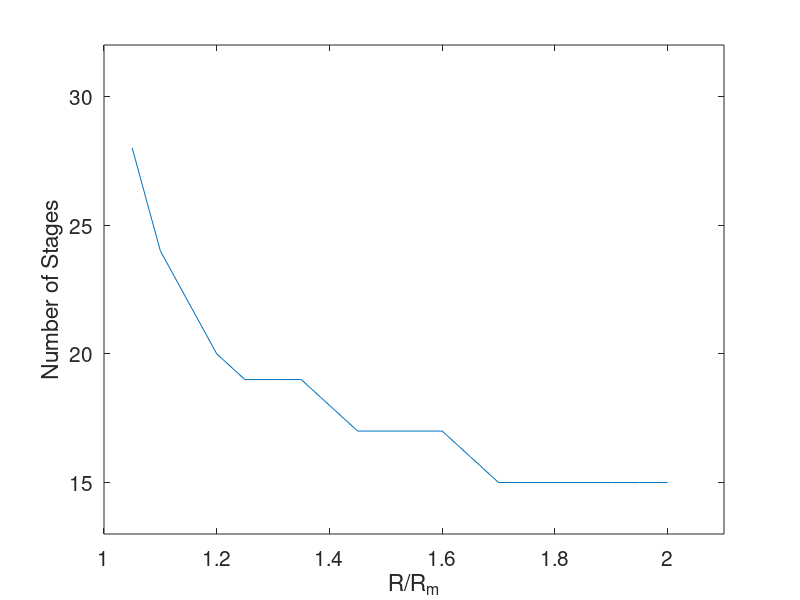

This chart was generated by the following MATLAB code:
warning off;
% Using McCabe Thiele Method

% Given Variable
x_f = 0.205663189;
x_d = 0.9;
x_w = 0.05;
q = 1;
alpha = 2.392509367;
efficiency = 0.7;
options = optimset('display' , 'off');

% plotting the 45 degree line for the equilibrium plot
%plot([0 1], [0 1],'k');
%grid on;
%hold on;
xlabel('Reflux Ratio');ylabel('Stages');

% The equilibrium curve and plotting it
y_eq = @(x) alpha * x / (1 - (1 - alpha) * x);
x_eq = @(y) y / (alpha + (1 - alpha) * y);
%fplot(y_eq, [0 1],'r',LineWidth=0.20);
%set(gca, 'xlim', [0 1]);
%set(gca, 'ylim', [0 1]);

% feed line or q line
q_slope = q / (q - 1);
q_intersept = -x_f / (q - 1);
q_eqn = @(x) q_slope * x + q_intersept;
if q > 1
    %fplot(q_eqn,[x_f y_eq(x_f)])
elseif q == 1
    %plot([x_f x_f],[x_f y_eq(x_f)],'b')
elseif q == 0
    %plot([x_eq(x_f) x_f],[x_f x_f],'b')
elseif q > 0 && q < 1
    %x_lim = fsolve(@(x) q_eqn(x) - y_eq(x),x_f,options);
    %fplot(q_eqn,[x_lim x_f])
end


% R_min and R calculation
if q == 1
    x_pinch = x_f;
else
    x_pinch = fsolve(@(x) q_eqn(x) - y_eq(x),x_f,options);
end
y_pinch = y_eq(x_pinch);

R_min_slope = (x_d - y_pinch)/(x_d - x_pinch);
R_min_intersept = x_d * (1 - R_min_slope);
R_min = x_d / R_min_intersept - 1;

Actual_Stages = zeros(1,size(1.05: 0.05 : 2.0,2));
Ideal_Stages = zeros(1,size(1.05: 0.05 : 2.0,2));
Rect_Stages = zeros(1,size(1.05: 0.05 : 2.0,2));
Strip_Stages = zeros(1,size(1.05: 0.05 : 2.0,2));
Ac_Rect_Stages = zeros(1,size(1.05: 0.05 : 2.0,2));
Ac_Strip_Stages = zeros(1,size(1.05: 0.05 : 2.0,2));
i = 1;
for Ratio = 1.05:0.05:2.0

    R_pinch_line = @(x) R_min/(R_min+1) * x + x_d / (R_min + 1);
    %fplot(R_pinch_line, [0 x_d])
    R = Ratio*R_min;
    % Rectifying Section operating line
    Rec_op_line = @(x) R/(R+1) * x + x_d / (R + 1);
    
    % Stripping Section operating line
    % Finding the intersection of the q and rec_op_line
    if q == 1
        x_intr_point = x_f;
    else
        x_intr_point = fsolve(@(x) Rec_op_line(x) - q_eqn(x), x_f, options);
    end
    y_intr_point = Rec_op_line(x_intr_point);
    % plotting the Rectifying Section operating line and stripping section operating line
    %plot([x_d x_intr_point], [x_d y_intr_point]);
    %plot([x_intr_point x_w], [y_intr_point x_w]);
    
    % Rectifying Section Stages
    x_re_stage_hor_1 = x_d;
    y_re_stage_hor_1 = x_d;
    rectifying_counter = 0;
    while x_re_stage_hor_1 > x_intr_point
        
        y_re_stage_hor_2 = y_re_stage_hor_1;
        x_re_stage_hor_2 = x_eq(y_re_stage_hor_2);
        x_re_stage_ver = x_re_stage_hor_2;
        y_re_stage_ver = Rec_op_line(x_re_stage_ver);
    
        % Plotting the stage
        %plot([x_re_stage_hor_1, x_re_stage_hor_2], [y_re_stage_hor_1 y_re_stage_hor_2],'m');
        %plot([x_re_stage_hor_2, x_re_stage_ver], [y_re_stage_hor_2 y_re_stage_ver],'m');
        
        re_stage_x = x_re_stage_hor_1;
        x_re_stage_hor_1 = x_re_stage_ver;
        y_re_stage_hor_1 = y_re_stage_ver;
        
        rectifying_counter =rectifying_counter + 1;
    end
    
    rectifying_stages = rectifying_counter - ...
        (x_re_stage_hor_2 - x_intr_point)/(x_re_stage_hor_2 - re_stage_x);
    
    Rect_Stages(i) = Rect_Stages(i) + ceil(rectifying_stages); 
    % Stripping Section Stages
    
    % stripping section equation
    strp_slope = (x_w - y_intr_point)/(x_w - x_intr_point);
    strp_intrcpt = x_w - strp_slope * x_w;
    strp_eq_x = @(y) (y - strp_intrcpt)/strp_slope;
    
    str_stage_x_ver_1 = x_w;
    str_stage_y_ver_1 = x_w;
    str_counter = 0;
    
    while str_stage_y_ver_1 < y_intr_point
    
        str_stage_x_ver_2 = str_stage_x_ver_1;
        str_stage_y_ver_2 = y_eq(str_stage_x_ver_2);
        str_stage_y_hor = str_stage_y_ver_2;
        str_stage_x_hor = strp_eq_x(str_stage_y_hor);
        
        % Plotting the stage
        %plot([str_stage_x_ver_1 str_stage_x_ver_2], [str_stage_y_ver_1 str_stage_y_ver_2],Color=[1 .2 0]);
        %plot([str_stage_x_ver_2 str_stage_x_hor], [str_stage_y_ver_2 str_stage_y_hor],Color=[1 .2 0]);
        
        str_stage_y = str_stage_y_ver_1;
        str_stage_x_ver_1 = str_stage_x_hor;
        str_stage_y_ver_1 = str_stage_y_hor;
    
        str_counter = str_counter + 1;
    
    end
    
    stripping_stages = str_counter - ...
        (y_re_stage_hor_2-y_intr_point)/(y_re_stage_hor_2 - str_stage_y);
    
    Strip_Stages(i) = Strip_Stages(i) + ceil(stripping_stages);
    Ideal_Stages(i) = Ideal_Stages(i) + ceil(stripping_stages+rectifying_stages)+1;
    no_act_stages_re = ceil(rectifying_stages/efficiency);
    Ac_Rect_Stages(i) = Ac_Rect_Stages(i) + no_act_stages_re;
    no_act_stages_str = ceil(stripping_stages/efficiency);
    Ac_Strip_Stages(i) = Ac_Strip_Stages(i) + no_act_stages_str;
    %fprintf("\n The Number of Theoretical Stages in the distillation column is %4.2f.\n",rectifying_stages+stripping_stages);
    %fprintf("\n The Number of Actual Stages in the distillation column is %2.0f.\n",no_act_stages_str+no_act_stages_re);
    
    
    Actual_Stages(i) = Actual_Stages(i) + (no_act_stages_str+no_act_stages_re+1); 
    i = i + 1;

end
rat = 1.05:0.05:2.0;
plot(rat, Actual_Stages);
set(gca, 'xlim', [1.0 2.1]);
set(gca, 'ylim', [13 32]);
ylabel("Number of Stages");xlabel("R/R_m");
set(gca,'FontSize',15);
plot_data = [rat;Rect_Stages; Strip_Stages; Ideal_Stages;Ac_Rect_Stages; Ac_Strip_Stages;Actual_Stages]';


